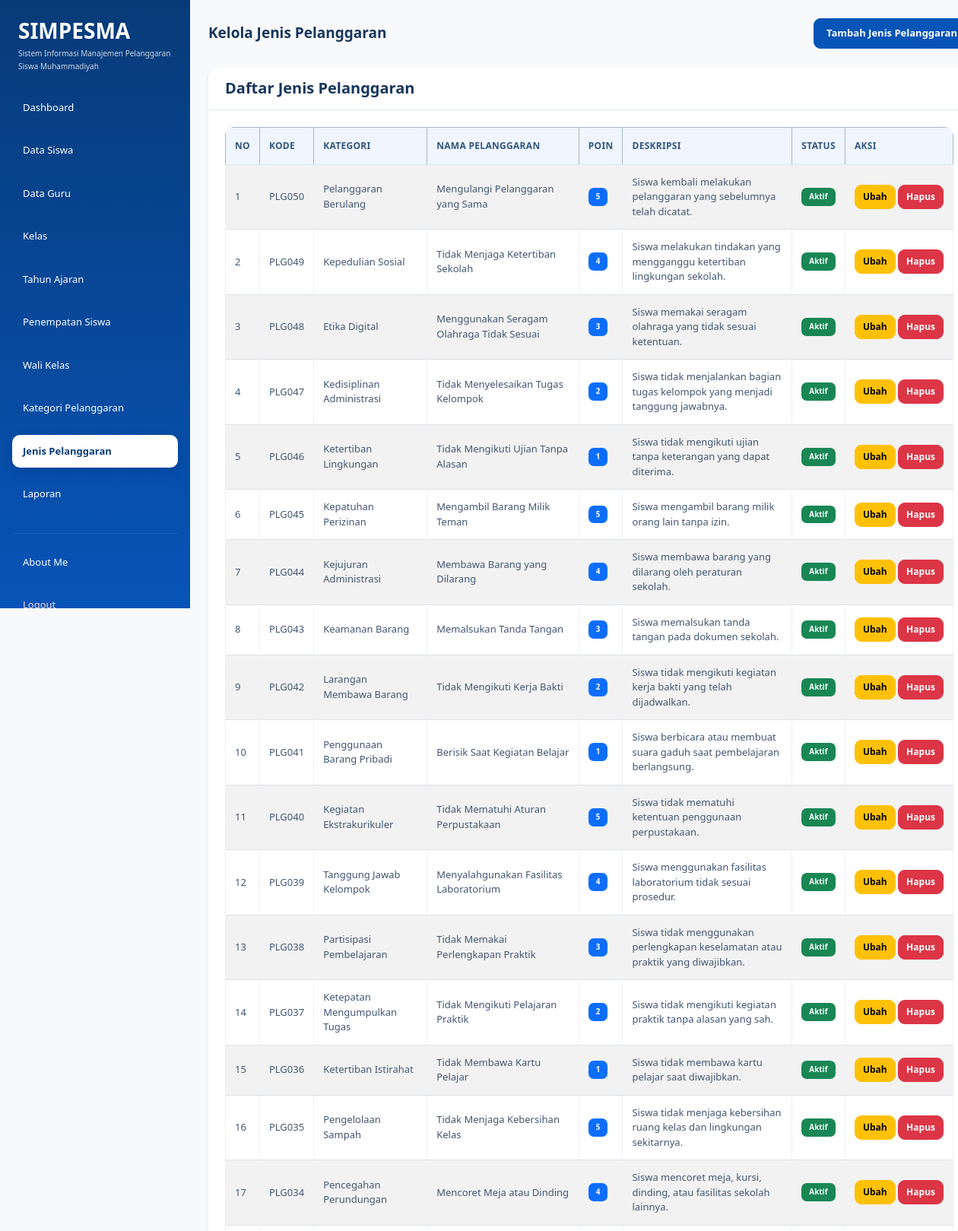
The app's page /Jenis_pelanggaran.php (signed in, upper part) with its own data.
### tables this page shows
CREATE TABLE `t_pelanggaran` (
  `id` int(11) NOT NULL,
  `pelanggaran_kategori_id` int(11) NOT NULL,
  `kode` varchar(30) NOT NULL,
  `nama` varchar(150) NOT NULL,
  `poin` int(11) NOT NULL,
  `deskripsi` text NOT NULL,
  `status_aktif` tinyint(1) NOT NULL,
  `created_at` timestamp NOT NULL DEFAULT current_timestamp(),
  `updated_at` timestamp NOT NULL DEFAULT current_timestamp()
);

CREATE TABLE `t_pelanggaran_kategori` (
  `id` int(11) NOT NULL,
  `nama` varchar(100) NOT NULL,
  `deskripsi` text NOT NULL,
  `status_aktif` tinyint(1) NOT NULL,
  `created_at` timestamp NOT NULL DEFAULT current_timestamp(),
  `updated_at` timestamp NOT NULL DEFAULT current_timestamp()
);

### Jenis_pelanggaran.php (the view, shortened to what this page needs)
<?php
include "config/koneksi.php";
$role = $_SESSION['role'];
$data_edit = null;
?>
<!DOCTYPE html>
<html lang="id">
<head>
    <link href="https://cdn.jsdelivr.net/npm/bootstrap@5.3.8/dist/css/bootstrap.min.css"
          rel="stylesheet">
    <link href="https://cdn.datatables.net/3.1.4/css/dataTables.dataTables.min.css"
          rel="stylesheet">
    <link rel="stylesheet" href="style.css">
</head>
<body class="bg-light">
<div class="container-fluid">
    <div class="row min-vh-100">
        <aside class="col-md-3 col-lg-2 min-vh-100 p-3"
               style="background-color: #30318B;">
            <div class="mb-4 px-2">
                <h3 class="text-white mb-1 fw-bold">
                    SIMPESMA
                </h3>
                <p class="text-white mb-0"
                   style="font-size: 10px; line-height: 1.7; opacity: 0.8;">
                    Sistem Informasi Manajemen
                    Pelanggaran Siswa Muhammadiyah
                </p>
            </div>
            <ul class="nav nav-pills flex-column">
                <li class="nav-item mb-2">
                    <a href="dashboard.php"
                       class="nav-link text-white">
                        Dashboard
                    </a>
                </li>
                <?php if ($role == "admin") { ?>
                    <li class="nav-item mb-2">
                        <a href="data_siswa.php"
                           class="nav-link text-white">
                            Data Siswa
                        </a>
                    </li>
                    <li class="nav-item mb-2">
                        <a href="data_guru.php"
                           class="nav-link text-white">
                            Data Guru
                        </a>
                    </li>
                    <li class="nav-item mb-2">
                        <a href="data_kelas.php"
                           class="nav-link text-white">
                            Kelas
                        </a>
                    </li>
                    <li class="nav-item mb-2">
                        <a href="data_tahun_ajaran.php"
                           class="nav-link text-white">
                            Tahun Ajaran
                        </a>
                    </li>
                    <li class="nav-item mb-2">
                        <a href="penempatan_siswa.php"
                           class="nav-link text-white">
                            Penempatan Siswa
                        </a>
                    </li>
                    <li class="nav-item mb-2">
                        <a href="wali_kelas.php"
                           class="nav-link text-white">
                            Wali Kelas
                        </a>
                    </li>
                    <li class="nav-item mb-2">
                        <a href="kategori_pelanggaran.php"
                           class="nav-link text-white">
                            Kategori Pelanggaran
                        </a>
                    </li>
                    <li class="nav-item mb-2">
                        <a href="jenis_pelanggaran.php"
                           class="nav-link active"
                           aria-current="page">
                            Jenis Pelanggaran
                        </a>
                    </li>
                    <li class="nav-item mb-2">
                        <a href="laporan.php"
                           class="nav-link text-white">
                            Laporan
                        </a>
                    </li>
                <?php } ?>
                <hr class="text-white-50">
                <li class="nav-item mb-2">
                    <a href="about_me.php"
                       class="nav-link text-white">
                        About Me
                    </a>
                </li>
                <li class="nav-item">
                    <a href="logout.php"
                       class="nav-link text-danger">
                        Logout
                    </a>
                </li>
            </ul>
        </aside>
        <main class="col-md-9 col-lg-10 p-4">
            <div class="d-flex justify-content-between align-items-center mb-4">
                <h3 class="fw-bold mb-0">
                    Kelola Jenis Pelanggaran
                </h3>
                <?php if ($role == "admin" && $data_edit == null) { ?>
                    <button type="button"
                            class="btn btn-primary"
                            data-bs-toggle="modal"
                            data-bs-target="#modalJenis">
                         Tambah Jenis Pelanggaran
                    </button>
                <?php } ?>
            </div>
            <div class="card border-0 shadow-sm">
                <div class="card-header bg-white py-3">
                    <h5 class="mb-0">
                        Daftar Jenis Pelanggaran
                    </h5>
                </div>
                <div class="card-body">
                    <div class="table-responsive">
                        <table id="example"
                               class="table table-bordered table-striped table-hover align-middle mb-0">
                            <thead class="table-primary">
                                <tr>
                                    <th>No</th>
                                    <th>Kode</th>
                                    <th>Kategori</th>
                                    <th>Nama Pelanggaran</th>
                                    <th>Poin</th>
                                    <th>Deskripsi</th>
                                    <th>Status</th>
                                    <?php if ($role == "admin") { ?>
                                        <th>Aksi</th>
                                    <?php } ?>
                                </tr>
                            </thead>
                            <tbody>
                                <?php
                                $query = mysqli_query(
                                    $koneksi,
                                    "SELECT
                                        p.*,
                                        k.nama AS nama_kategori
                                     FROM t_pelanggaran p
                                     LEFT JOIN t_pelanggaran_kategori k
                                        ON p.pelanggaran_kategori_id = k.id
                                     ORDER BY p.id DESC"
                                );
                                $no = 1;
                                while ($row = mysqli_fetch_assoc($query)) {
                                ?>
                                    <tr>
                                        <td>
                                            <?php echo $no; ?>
                                        </td>
                                        <td>
                                            <?php echo htmlspecialchars($row['kode'], ENT_QUOTES, 'UTF-8'); ?>
                                        </td>
                                        <td>
                                            <?php echo htmlspecialchars($row['nama_kategori'] ?? '-', ENT_QUOTES, 'UTF-8'); ?>
                                        </td>
                                        <td>
                                            <?php echo htmlspecialchars($row['nama'], ENT_QUOTES, 'UTF-8'); ?>
                                        </td>
                                        <td>
                                            <span class="badge text-bg-primary">
                                                <?php echo htmlspecialchars($row['poin'], ENT_QUOTES, 'UTF-8'); ?>
                                            </span>
                                        </td>
                                        <td>
                                            <?php echo htmlspecialchars($row['deskripsi'] ?? '', ENT_QUOTES, 'UTF-8'); ?>
                                        </td>
                                        <td>
                                            <?php if ($row['status_aktif'] == 1) { ?>
                                                <span class="badge text-bg-success">
                                                    Aktif
                                                </span>
                                            <?php } else { ?>
                                                <span class="badge text-bg-secondary">
                                                    Tidak Aktif
                                                </span>
                                            <?php } ?>
                                        </td>
                                        <?php if ($role == "admin") { ?>
                                            <td class="text-nowrap">
                                                <a href="jenis_pelanggaran.php?edit=<?php echo urlencode($row['id']); ?>"
                                                   class="btn btn-warning btn-sm">
                                                    Ubah
                                                </a>
                                                <a href="jenis_pelanggaran.php?hapus=<?php echo urlencode($row['id']); ?>"
                                                   class="btn btn-danger btn-sm"
                                                   onclick="return confirm('Yakin ingin menghapus jenis pelanggaran ini?')">
                                                    Hapus
                                                </a>
                                            </td>
                                        <?php } ?>
                                    </tr>
                                <?php
                                    $no++;
                                }
                                ?>
                            </tbody>
                        </table>
                    </div>
                </div>
            </div>
        </main>
    </div>
</div>
</body>
</html>

### style.css (style rules this page uses)
:root { --primary: #0754b8; --primary-dark: #073b78; --primary-light: #eaf3ff; --background: #f5f9ff; --white: #ffffff; --text: #17365d; --muted: #71829a; --border: #e3ebf5; --success: #198754; --danger: #dc3545; --radius: 16px; }
* { box-sizing: border-box; }
body { margin: 0; font-family: "Segoe UI", Arial, sans-serif; background: var(--background); color: var(--text); font-size: 14px; }
h1, h2, h3, h4, h5 { color: var(--text); font-weight: 700; }
a { text-decoration: none; }
aside, .sidebar, .col-lg-2.min-vh-100, .col-md-3.col-lg-2.min-vh-100 { background: linear-gradient( 180deg, #073b78 0%, #0754b8 100% ) !important; }
.col-lg-2.min-vh-100, .col-md-3.col-lg-2.min-vh-100 { padding: 24px 16px !important; }
.nav-pills .nav-link { color: #dceaff; padding: 12px 14px; margin-bottom: 5px; border-radius: 10px; font-size: 13px; font-weight: 500; transition: all 0.2s ease; }
.nav-pills .nav-link.active { color: var(--primary-dark) !important; background: #ffffff !important; font-weight: 700; box-shadow: 0 5px 15px rgba(0, 20, 70, 0.12); }
.nav-pills .nav-link.text-danger { color: #ffd5d9 !important; }
hr { border-color: rgba(255, 255, 255, 0.25); }
main { min-width: 0; padding: 32px !important; }
main h3 { font-size: 19px; }
.container-fluid { padding-left: 0; padding-right: 0; }
.row { margin-right: 0; margin-left: 0; }
.card { border: 1px solid var(--border); border-radius: var(--radius); background: var(--white); box-shadow: 0 5px 22px rgba(22, 63, 115, 0.045); transition: box-shadow 0.2s ease, transform 0.2s ease; }
.card-header { background: #ffffff; border-bottom: 1px solid var(--border); padding: 18px 22px; border-radius: var(--radius) var(--radius) 0 0 !important; font-weight: 700; color: var(--text); }
.card-body { padding: 22px; }
.btn { border-radius: 9px; padding: 9px 16px; font-weight: 600; font-size: 13px; transition: all 0.2s ease; }
.btn-primary { color: #fff; background: var(--primary); border-color: var(--primary); }
.btn-danger { background: var(--danger); border-color: var(--danger); }
.table-responsive { border-radius: 12px; }
.table { margin-bottom: 0; vertical-align: middle; font-size: 13px; }
.table thead th, .table th { background: #f0f6ff; color: #31557f; font-size: 12px; font-weight: 700; text-transform: uppercase; letter-spacing: 0.3px; border-bottom: 1px solid #dce7f5; padding: 15px 12px; white-space: nowrap; }
.table tbody td { color: #415672; padding: 13px 12px; border-color: #edf1f7; }
.table .btn { padding: 6px 10px; font-size: 12px; }
.badge { padding: 7px 10px; border-radius: 7px; font-weight: 600; letter-spacing: 0.1px; }
@media (min-width: 768px) { .col-md-3.col-lg-2.min-vh-100, .col-lg-2.min-vh-100, aside.sidebar { position: fixed !important; top: 0; left: 0; bottom: 0; width: 250px; height: 100vh; overflow-y: auto; z-index: 1000; } }
@media (min-width: 768px) { main { margin-left: 250px; width: calc(100% - 250px); } }

### records on screen
t_pelanggaran: kode "PLG050", pelanggaran_kategori.nama "Pelanggaran Berulang", nama "Mengulangi Pelanggaran yang Sama", poin "5", deskripsi "Siswa kembali melakukan pelanggaran yang sebelumnya telah dicatat.", status_aktif "Aktif"
t_pelanggaran: kode "PLG049", pelanggaran_kategori.nama "Kepedulian Sosial", nama "Tidak Menjaga Ketertiban Sekolah", poin "4", deskripsi "Siswa melakukan tindakan yang mengganggu ketertiban lingkungan sekolah.", status_aktif "Aktif"
t_pelanggaran: kode "PLG048", pelanggaran_kategori.nama "Etika Digital", nama "Menggunakan Seragam Olahraga Tidak Sesuai", poin "3", deskripsi "Siswa memakai seragam olahraga yang tidak sesuai ketentuan.", status_aktif "Aktif"
t_pelanggaran: kode "PLG047", pelanggaran_kategori.nama "Kedisiplinan Administrasi", nama "Tidak Menyelesaikan Tugas Kelompok", poin "2", deskripsi "Siswa tidak menjalankan bagian tugas kelompok yang menjadi tanggung jawabnya.", status_aktif "Aktif"
t_pelanggaran: kode "PLG046", pelanggaran_kategori.nama "Ketertiban Lingkungan", nama "Tidak Mengikuti Ujian Tanpa Alasan", poin "1", deskripsi "Siswa tidak mengikuti ujian tanpa keterangan yang dapat diterima.", status_aktif "Aktif"
t_pelanggaran: kode "PLG045", pelanggaran_kategori.nama "Kepatuhan Perizinan", nama "Mengambil Barang Milik Teman", poin "5", deskripsi "Siswa mengambil barang milik orang lain tanpa izin.", status_aktif "Aktif"
t_pelanggaran: kode "PLG044", pelanggaran_kategori.nama "Kejujuran Administrasi", nama "Membawa Barang yang Dilarang", poin "4", deskripsi "Siswa membawa barang yang dilarang oleh peraturan sekolah.", status_aktif "Aktif"
t_pelanggaran: kode "PLG043", pelanggaran_kategori.nama "Keamanan Barang", nama "Memalsukan Tanda Tangan", poin "3", deskripsi "Siswa memalsukan tanda tangan pada dokumen sekolah.", status_aktif "Aktif"
t_pelanggaran: kode "PLG042", pelanggaran_kategori.nama "Larangan Membawa Barang", nama "Tidak Mengikuti Kerja Bakti", poin "2", deskripsi "Siswa tidak mengikuti kegiatan kerja bakti yang telah dijadwalkan.", status_aktif "Aktif"
t_pelanggaran: kode "PLG041", pelanggaran_kategori.nama "Penggunaan Barang Pribadi", nama "Berisik Saat Kegiatan Belajar", poin "1", deskripsi "Siswa berbicara atau membuat suara gaduh saat pembelajaran berlangsung.", status_aktif "Aktif"
t_pelanggaran: kode "PLG040", pelanggaran_kategori.nama "Kegiatan Ekstrakurikuler", nama "Tidak Mematuhi Aturan Perpustakaan", poin "5", deskripsi "Siswa tidak mematuhi ketentuan penggunaan perpustakaan.", status_aktif "Aktif"
t_pelanggaran: kode "PLG039", pelanggaran_kategori.nama "Tanggung Jawab Kelompok", nama "Menyalahgunakan Fasilitas Laboratorium", poin "4", deskripsi "Siswa menggunakan fasilitas laboratorium tidak sesuai prosedur.", status_aktif "Aktif"
t_pelanggaran: kode "PLG038", pelanggaran_kategori.nama "Partisipasi Pembelajaran", nama "Tidak Memakai Perlengkapan Praktik", poin "3", deskripsi "Siswa tidak menggunakan perlengkapan keselamatan atau praktik yang diwajibkan.", status_aktif "Aktif"
t_pelanggaran: kode "PLG037", pelanggaran_kategori.nama "Ketepatan Mengumpulkan Tugas", nama "Tidak Mengikuti Pelajaran Praktik", poin "2", deskripsi "Siswa tidak mengikuti kegiatan praktik tanpa alasan yang sah.", status_aktif "Aktif"
t_pelanggaran: kode "PLG036", pelanggaran_kategori.nama "Ketertiban Istirahat", nama "Tidak Membawa Kartu Pelajar", poin "1", deskripsi "Siswa tidak membawa kartu pelajar saat diwajibkan.", status_aktif "Aktif"
t_pelanggaran: kode "PLG035", pelanggaran_kategori.nama "Pengelolaan Sampah", nama "Tidak Menjaga Kebersihan Kelas", poin "5", deskripsi "Siswa tidak menjaga kebersihan ruang kelas dan lingkungan sekitarnya.", status_aktif "Aktif"
t_pelanggaran: kode "PLG034", pelanggaran_kategori.nama "Pencegahan Perundungan", nama "Mencoret Meja atau Dinding", poin "4", deskripsi "Siswa mencoret meja, kursi, dinding, atau fasilitas sekolah lainnya.", status_aktif "Aktif"
